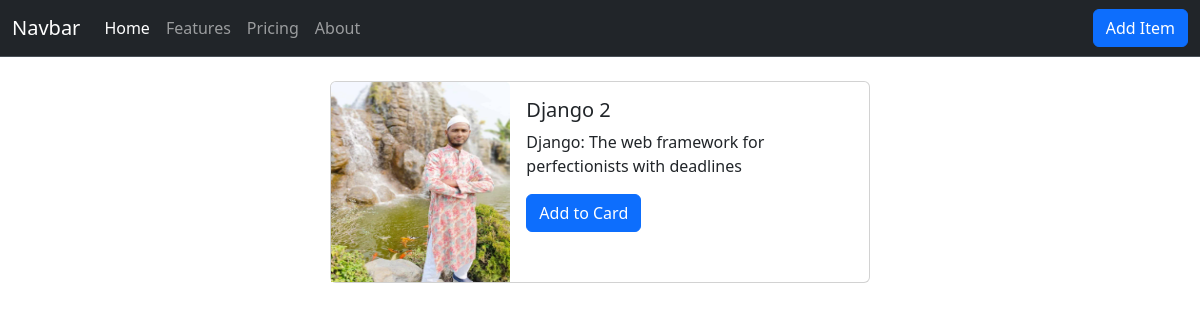
/view_item/5/, run on the app's committed database.
### my_app/models.py (models this page shows, shortened)
class Blog(models.Model):
    title =models.CharField(max_length=100)
    content =models.TextField()
    created_at = models.DateTimeField(auto_now_add=True)
    updated_at =models.DateTimeField(blank=True, null=True)
    images = models.ImageField(upload_to='blog_images/',blank=True, null=True)

### my_app/views.py (the view)
# urls.py: path('view_item/<int:pk>/',views.view_item, name='view_item'),
def view_item(request ,pk):
    blogs = Blog.objects.filter(pk=pk)
    context={
        'blogs':blogs
    }
    return render(request,'view_item.html',context)

### my_app/templates/view_item.html (shortened to what this page needs)
{% extends 'base.html' %}
{% block content %}
    <div class="continer">
        <div class="row">
            <div class="col-lg-3"></div>
            <div class="col-lg-6">
    {% for blog in blogs %}
    {% if blog.images %}
    <div class="card mb-3 m-4" style="max-width: 540px;">
        <div class="row g-0">
          <div class="col-md-4">
            <img src="{{blog.images.url}}" class="card-img-top" alt="..." width="200px" height="200px">
          </div>
          <div class="col-md-8">
            <div class="card-body">
                <h5 class="card-title">{{blog.title}}</h5>
                <p class="card-text">{{blog.content}}</p>
                <a href="#" class="btn btn-primary">Add to Card</a>
            </div>
          </div>
        </div>
      </div>
    {% endif %}
    {% endfor %}
</div>
</div>
</div>
{% endblock %}

### data on the page
Blog: images (picture), title "Django 2", content "Django: The web framework for perfectionists with deadlines"
